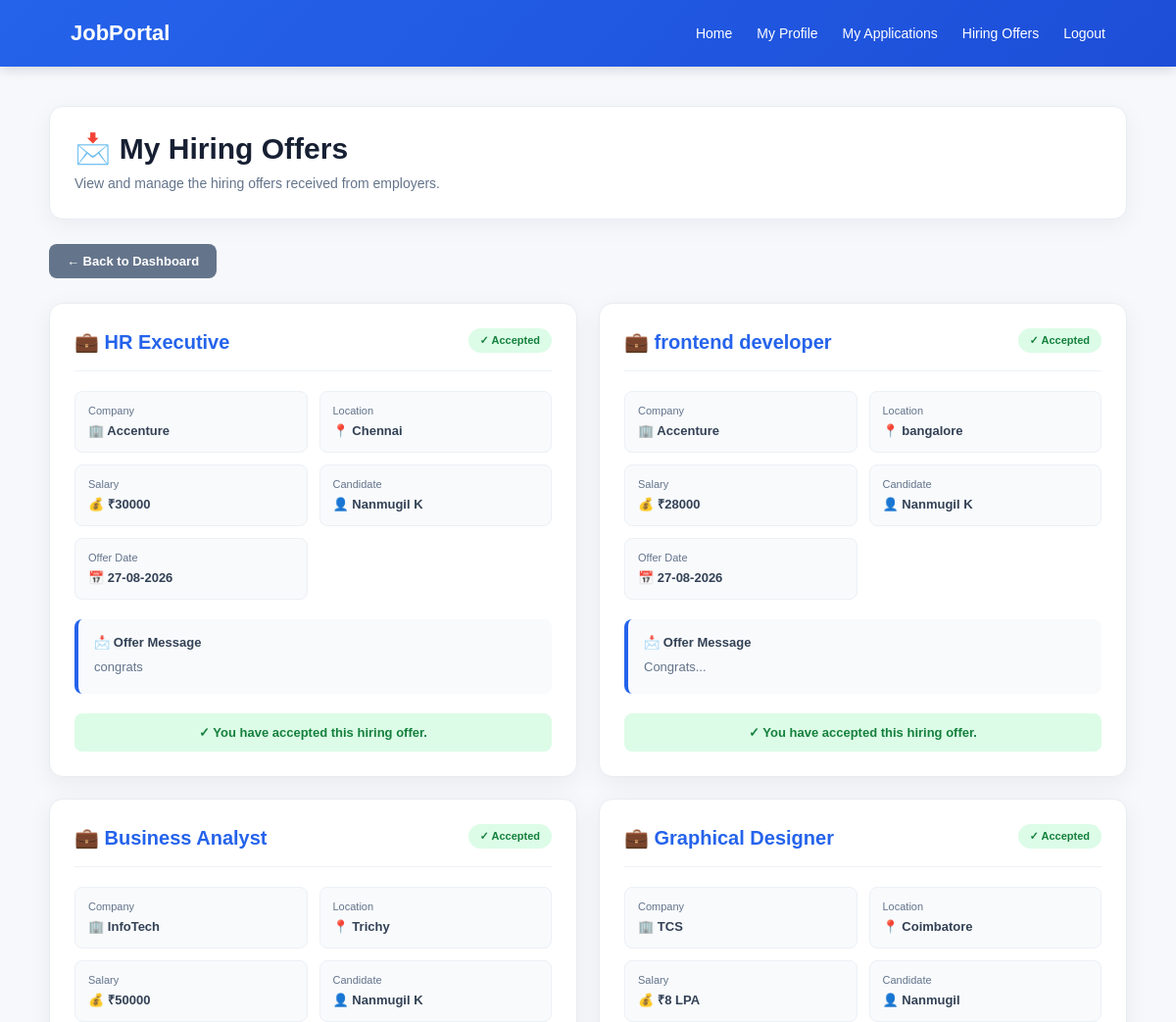
Before: /students/my-hiring-offers/ (signed in, upper part) with the older database file.
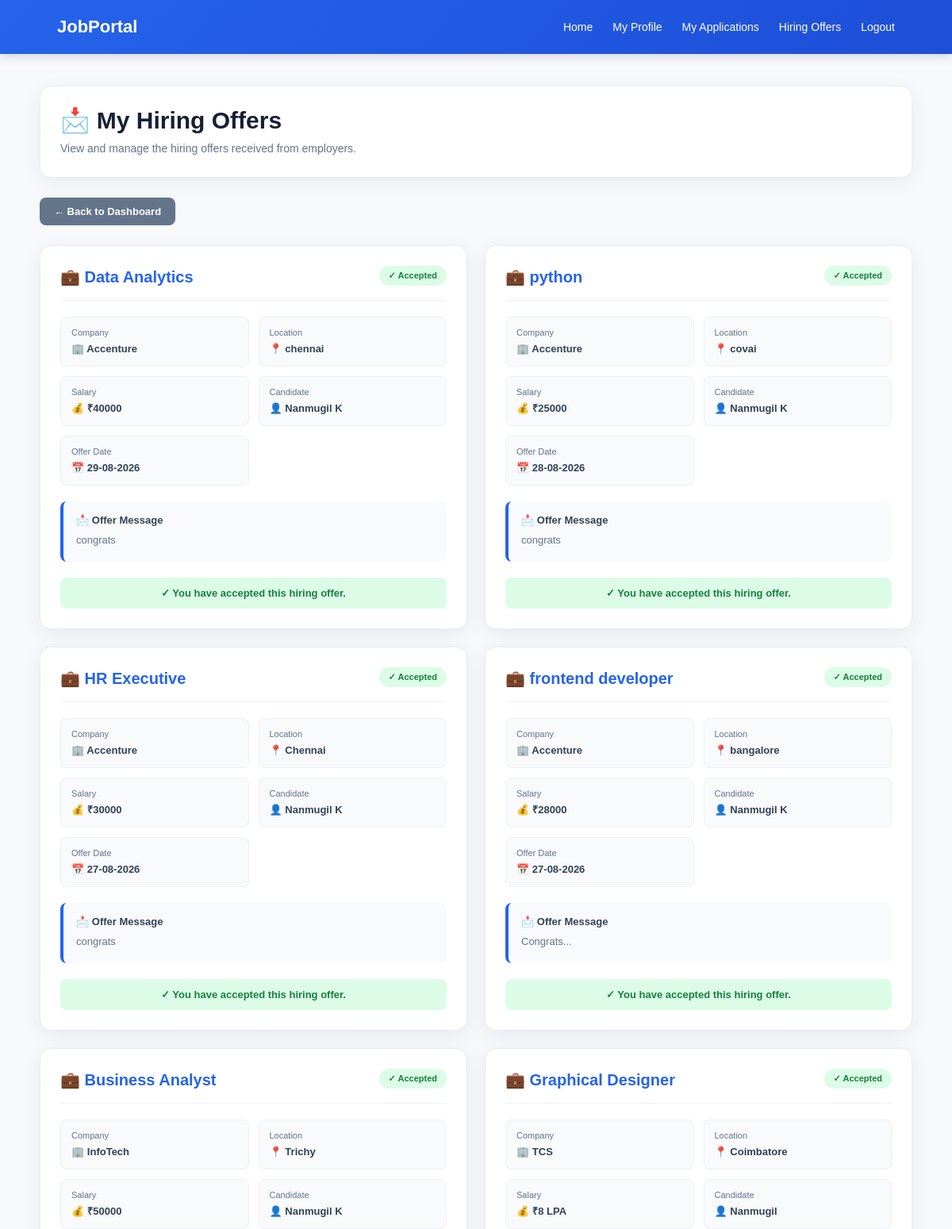
After: the same page with the newer database file.
### employers/models.py (models this page shows, shortened)
class HiringOffer(models.Model):
    application = models.OneToOneField(
        Application,
        on_delete=models.CASCADE,
        related_name="hiring_offer"
    )
    student_name = models.CharField(
        max_length=100
    )
    student_email = models.EmailField()
    job_title = models.CharField(
        max_length=200
    )
    company_name = models.CharField(
        max_length=200
    )
    salary = models.CharField(
        max_length=100
    )
    location = models.CharField(
        max_length=200
    )
    offer_message = models.TextField()
    status = models.CharField(
        max_length=20,
        default="Offered"
    )
    created_at = models.DateTimeField(
        auto_now_add=True
    )

### students/views.py (the view)
# urls.py: path("my-hiring-offers/",views.my_hiring_offers,name="my_hiring_offers"),
def my_hiring_offers(request):
    student_id = request.session.get(
        "student_id"
    )
    if not student_id:
        return redirect(
            "student_login"
        )
    student = get_object_or_404(
        Student,
        id=student_id
    )
    offers = HiringOffer.objects.filter(
        student_email__iexact=student.email.strip()
    ).order_by("-id")
    return render(
        request,
        "students/my_hiring_offers.html",
        {
            "student": student,
            "offers": offers
        }
    )

### students/templates/students/my_hiring_offers.html (shortened to what the changed rows need)
<!DOCTYPE html>
<html lang="en">
<head>
</head>
<body>
<nav class="navbar">
    <h2>
        JobPortal
    </h2>
</nav>
<div class="container">
    <div class="page-header">
        <h1>
            📩 My Hiring Offers
        </h1>
    </div>
    {% if offers %}
        <div class="offer-grid">
            {% for offer in offers %}
                <div class="offer-card">
                    <div class="offer-header">
                        <h2>
                            💼 {{ offer.job_title }}
                        </h2>
                        {% if offer.status == "Offered" or offer.status == "Pending" %}
                            <span class="status status-offered">
                                📩 Pending
                            </span>
                        {% elif offer.status == "Accepted" %}
                            <span class="status status-accepted">
                                ✓ Accepted
                            </span>
                        {% elif offer.status == "Rejected" %}
                            <span class="status status-rejected">
                                ✕ Rejected
                            </span>
                        {% else %}
                            <span class="status status-offered">
                                {{ offer.status }}
                            </span>
                        {% endif %}
                    </div>
                    <div class="offer-details">
                        <div class="detail-box">
                            <span>
                                Company
                            </span>
                            <strong>
                                🏢 {{ offer.company_name }}
                            </strong>
                        </div>
                        <div class="detail-box">
                            <span>
                                Location
                            </span>
                            <strong>
                                📍 {{ offer.location }}
                            </strong>
                        </div>
                        <div class="detail-box">
                            <span>
                                Salary
                            </span>
                            <strong>
                                💰 ₹{{ offer.salary }}
                            </strong>
                        </div>
                        <div class="detail-box">
                            <span>
                                Candidate
                            </span>
                            <strong>
                                👤 {{ offer.student_name }}
                            </strong>
                        </div>
                        <div class="detail-box">
                            <span>
                                Offer Date
                            </span>
                            <strong>
                                📅 {{ offer.created_at|date:"d-m-Y" }}
                            </strong>
                        </div>
                    </div>
                    <div class="message">
                        <div class="message-title">
                            📩 Offer Message
                        </div>
                        <p>
                            {{ offer.offer_message }}
                        </p>
                    </div>
                    {% if offer.status == "Offered" or offer.status == "Pending" %}
                        <div class="action-buttons">
                            <form method="POST"
                                  action="{% url 'update_hiring_offer_status' offer.id 'Accepted' %}">
                                {% csrf_token %}
                                <button type="submit"
                                        class="action-btn accept-btn">
                                    ✓ Accept Offer
                                </button>
                            </form>
                            <form method="POST"
                                  action="{% url 'update_hiring_offer_status' offer.id 'Rejected' %}">
                                {% csrf_token %}
                                <button type="submit"
                                        class="action-btn reject-btn">
                                    ✕ Reject Offer
                                </button>
                            </form>
                        </div>
                    {% elif offer.status == "Accepted" %}
                        <div class="accepted-message">
                            ✓ You have accepted this hiring offer.
                        </div>
                    {% elif offer.status == "Rejected" %}
                        <div class="rejected-message">
                            ✕ You have rejected this hiring offer.
                        </div>
                    {% endif %}
                </div>
            {% endfor %}
        </div>
    {% endif %}
</div>
</body>
</html>

Changed rows visible on the page:
added HiringOffer: job_title "Data Analytics", status "✓ Accepted", company_name "Accenture", location "chennai", salary "40000", student_name "Nanmugil K", created_at "29-08-2026", offer_message "congrats"
added HiringOffer: job_title "python", status "✓ Accepted", company_name "Accenture", location "covai", salary "25000", student_name "Nanmugil K", created_at "28-08-2026", offer_message "congrats"
